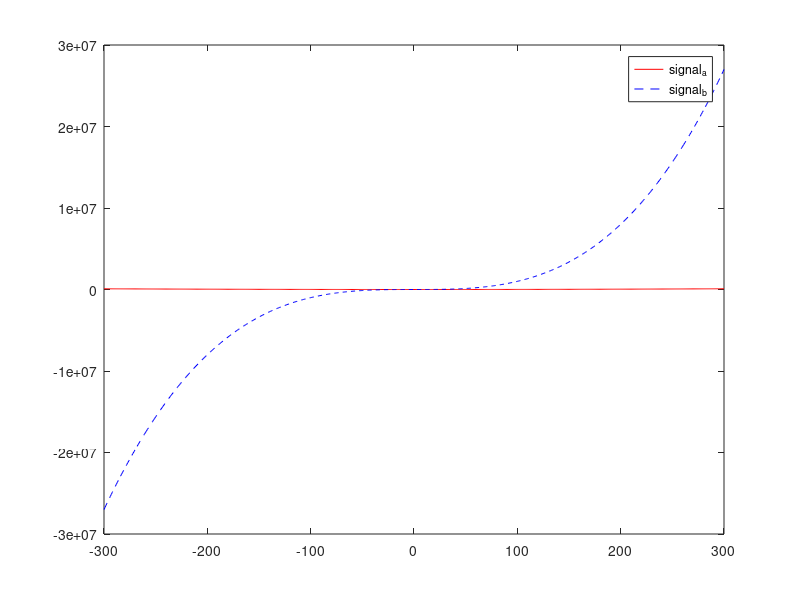
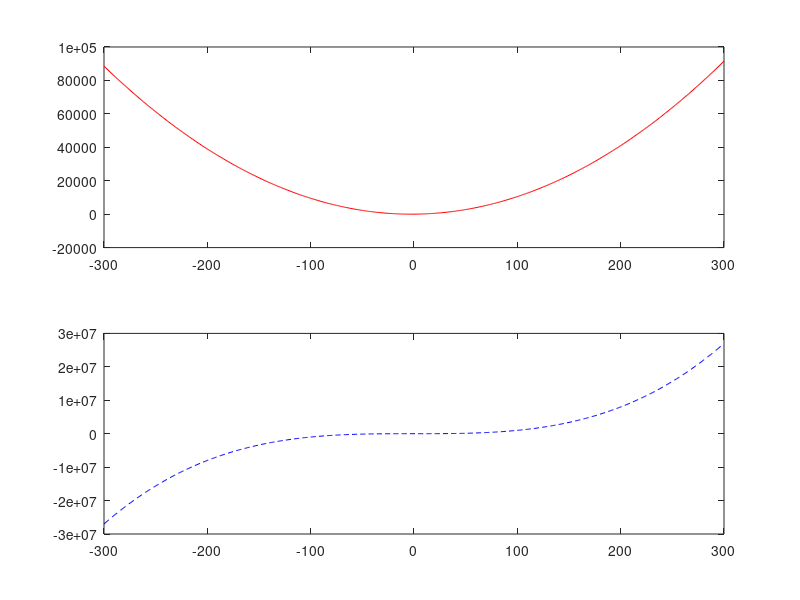

These figures' MATLAB source, in order:
% 1.a
disp('1.a');
A = [2,1,1; 0,-3,4];
B = [3,-1,3;2,0,5];
curr_ans = A + B;
disp(curr_ans);

%1.b
disp('1.b');
A = [1,2;3,0];
B = [1,3;0,-4];
curr_ans = (3*A) - (2*B);
disp(curr_ans);

%1.c
disp('1.c');
A = [2,1,1; 0,-3,4];
B = [3,-1,3;2,0,5];
curr_ans = (5*A) - (2*B);
disp(curr_ans);

%2.
disp('2.');
A = [1,2;3,0];
B = [2,-1;3,4];
C = [2,-2;1,3;4,-1];
curr_ans = C*(A + B);
disp(curr_ans);

%3.
disp('3.');
curr_ans = (C*A) + (C*B);
disp(curr_ans);

%4.
disp('4.');
figure(1);
x = -300:300;
signal_a = [1 5 3];
signal_b = [1 0 0 4];
signal_a_y = polyval(signal_a, x);
signal_b_y = polyval(signal_b, x);
plot(x, signal_a_y, 'r');
hold on
plot(x, signal_b_y, 'b--');
legend('signal_a', 'signal_b');

%5.
disp('5.');
figure(2);
subplot(2, 1, 1);
plot(x, signal_a_y, 'r');

subplot(2, 1, 2);
plot(x, signal_b_y, 'b--');

%6.
disp('6.');
p_a = [1 32 8 85 4 1 3 1];
p_b = [3 -1 24 9 6 2];
p_c = [1 77 11 1];
root_a = roots(p_a);
root_b = roots(p_b);
root_c = roots(p_c);
disp(root_a);
disp(root_b);
disp(root_c);

%7.
disp('7.');
conv_a = conv(p_a, p_b);
conv_b = conv(p_a, p_c);
disp(conv_a);
disp(conv_b);